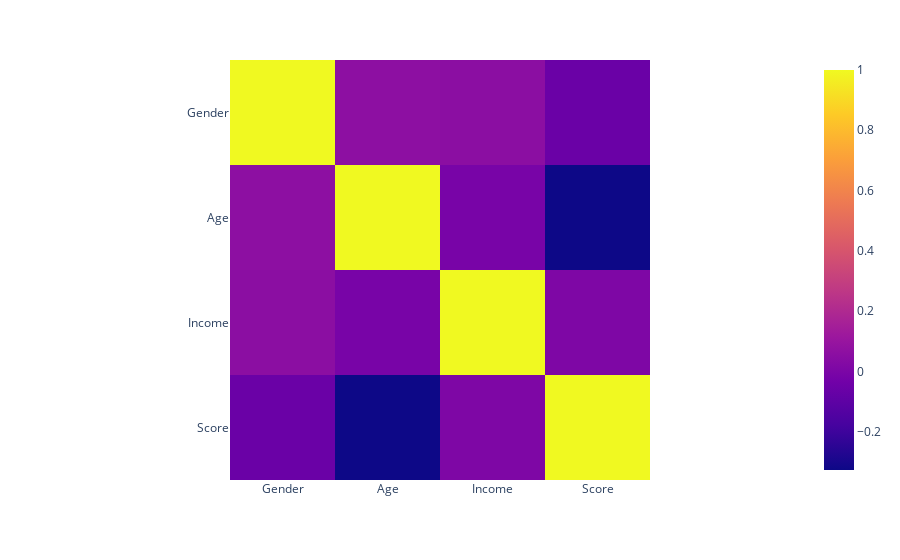

Notebook code cell kept with this figure:
### Code cell
#Sprawdzanie korelacji między zmiennymi
import plotly.express as px
px.imshow(df.corr())

### Figure 1 — Plotly figure (JSON) as saved in the notebook; plotly's stock layout.template omitted (floating-point values rounded to 4 significant figures)
{"data": [{"coloraxis": "coloraxis", "hovertemplate": "x: %{x}<br>y: %{y}<br>color: %{z}<extra></extra>", "name": "0", "type": "heatmap", "x": ["Gender", "Age", "Income", "Score"], "xaxis": "x", "y": ["Gender", "Age", "Income", "Score"], "yaxis": "y", "z": [[1, 0.06087, 0.05641, -0.05811], [0.06087, 1, -0.0124, -0.3272], [0.05641, -0.0124, 1, 0.009903], [-0.05811, -0.3272, 0.009903, 1]]}], "layout": {"coloraxis": {"colorscale": [[0, "#0d0887"], [0.1111, "#46039f"], [0.2222, "#7201a8"], [0.3333, "#9c179e"], [0.4444, "#bd3786"], [0.5556, "#d8576b"], [0.6667, "#ed7953"], [0.7778, "#fb9f3a"], [0.8889, "#fdca26"], [1, "#f0f921"]]}, "margin": {"t": 60}, "xaxis": {"anchor": "y", "constrain": "domain", "domain": [0, 1], "scaleanchor": "y"}, "yaxis": {"anchor": "x", "autorange": "reversed", "constrain": "domain", "domain": [0, 1]}}}
